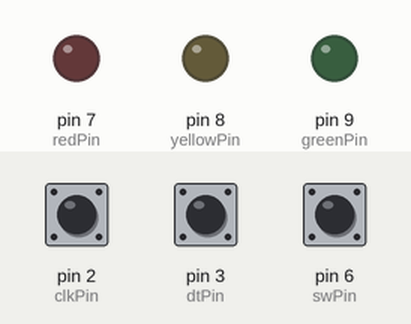
This sketch was run on a simulated Arduino Uno, built with avr-gcc and run on an emulated ATmega328P. Shown: output pins drawn as LEDs (lit = HIGH). The inputs (shaded band) are chosen by the test bench; at power-on: pin 6 (swPin) HIGH, pin 2 (clkPin) HIGH, pin 3 (dtPin) HIGH.

Above: at 0.1 s.
At 1.2 s:
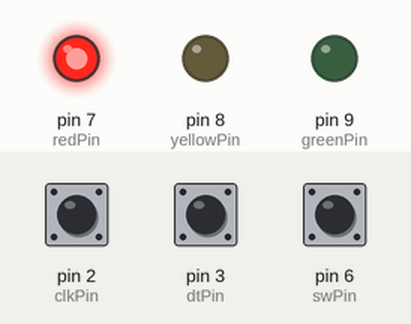
1.3 s: pin 6 (swPin) pulled LOW for 1 s
At 2.3 s:
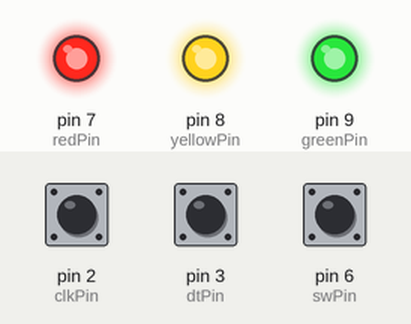
Timing chart, 0 to 4.3 s (numbered marks = the images above; inputs shaded):
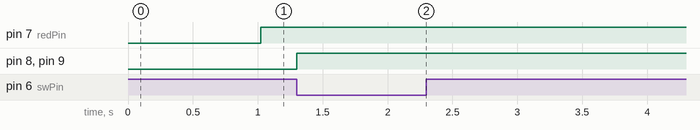

The sketch:

traffic_lights.ino
```cpp
//Traffic Light
//You will see the red LED light up first, then the red LED and yellow LED, followed by the green LED, and finally the yellow LED again.
//Email:support@sunfounder.com
//Website:www.sunfounder.com
//2015.5.7
const int redPin= 7; //red led attach to pin 7
const int yellowPin =8 ; //yellow led attach to pin 8
const int greenPin= 9; //green led attach to pin 9
const int clkPin= 2;  //the clk of the 74HC595 attach to pin 2
const int dtPin= 3;   //the dt of the 74HC595 attach to pin 3
const int swPin= 6; // the sw of the 74HC595 attach to pin 6

int encoderVal = 0;

int state = 0;
int shortPeriod = 1000;
int longPeriod = 1000;
int targetCount = shortPeriod;
int count = 0;

void setup()
{
    pinMode(clkPin, INPUT); //set the clkPin as an input
    pinMode(dtPin, INPUT);  //set the dtPin as an input
    pinMode(swPin, INPUT);  //set the swPin as an input
    digitalWrite(swPin, HIGH);
    pinMode(redPin, OUTPUT);  //set the redPin as an output
    pinMode(yellowPin, OUTPUT);  //set the yellowPin as an output
    pinMode(greenPin, OUTPUT);  //set the greenPin as an output
    Serial.begin(9600);  // start serial port at 9600 bps:
}

void loop()
{
  count++;
  int change = getEncoderTurn();
  longPeriod = longPeriod + change * 1000;
  if (digitalRead(swPin) == LOW)
  {
      setLights(HIGH, HIGH, HIGH);
  }
  else
  {
    if (count == targetCount)
    {
      setState();
      count = 0;
    }
  }
  delay(1);
}

void setState(void)
{
    if (state == 0)
    {
      setLights(HIGH, LOW, LOW);
      targetCount = longPeriod;
      state = 1;
    }
    else if (state == 1)
    {
      setLights(HIGH, HIGH, LOW);
      targetCount = shortPeriod;
      state = 2;
    }
    else if (state == 2)
    {
      setLights(LOW, LOW, HIGH);
      targetCount = longPeriod;
      state = 3;
    }
    else if (state == 3)
    {
      setLights(LOW, HIGH, LOW);
      targetCount = shortPeriod;
      state = 0;
    }
}

int getEncoderTurn(void)
{
  static int oldA = HIGH;
  static int oldB = HIGH;
  int result = 0;
  int newA = digitalRead(clkPin);
  int newB = digitalRead(dtPin);
  if (newA != oldA || newB != oldB)
  {
    // something has changed
    if (oldA == HIGH && newA == LOW)
    {
      result = (oldB * 2 - 1);
    }
  }
  oldA = newA;
  oldB = newB;
  return result;
}

// the function to set the led with the specified state(on or off),HIGH is on, and LOW is off
void setLights(int redState, int yellowState, int greenState)
{
  digitalWrite(redPin, redState);
  digitalWrite(yellowPin, yellowState);
  digitalWrite(greenPin, greenState);
}
```

Measured:
- after the input at 1.3 s, pin 7 (redPin): stops changing and stays HIGH
